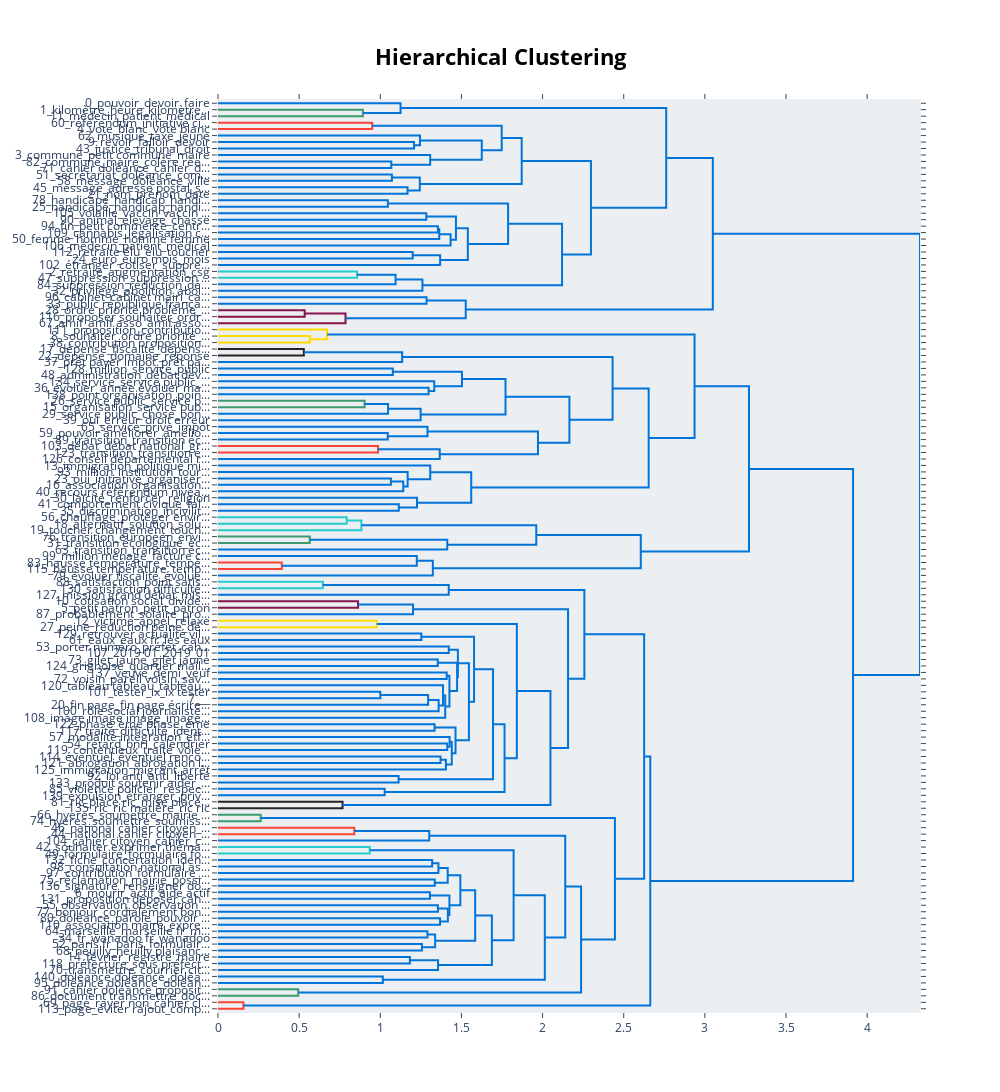

Here is the notebook cell this chart was saved with:
### Code cell
hierarchie.show()

### Figure 1 — Plotly figure (JSON) as saved in the notebook; plotly's stock layout.template omitted (floating-point values rounded to 4 significant figures; data arrays with more than 128 entries replaced by an {"elided": "..."} marker saying what was removed)
{"data": [{"hoverinfo": "text", "marker": {"color": "rgb(61,153,112)"}, "mode": "lines", "type": "scatter", "x": [0, 0.8928, 0.8928, 0], "xaxis": "x", "y": [-15, -15, -25, -25], "yaxis": "y"}, {"hoverinfo": "text", "marker": {"color": "rgb(0,116,217)"}, "mode": "lines", "type": "scatter", "x": [0, 1.125, 1.125, 0.8928], "xaxis": "x", "y": [-5, -5, -20, -20], "yaxis": "y"}, {"hoverinfo": "text", "marker": {"color": "rgb(255,65,54)"}, "mode": "lines", "type": "scatter", "x": [0, 0.9502, 0.9502, 0], "xaxis": "x", "y": [-35, -35, -45, -45], "yaxis": "y"}, {"hoverinfo": "text", "marker": {"color": "rgb(0,116,217)"}, "mode": "lines", "type": "scatter", "x": [0, 1.208, 1.208, 0], "xaxis": "x", "y": [-65, -65, -75, -75], "yaxis": "y"}, {"hoverinfo": "text", "marker": {"color": "rgb(0,116,217)"}, "mode": "lines", "type": "scatter", "x": [0, 1.245, 1.245, 1.208], "xaxis": "x", "y": [-55, -55, -70, -70], "yaxis": "y"}, {"hoverinfo": "text", "marker": {"color": "rgb(0,116,217)"}, "mode": "lines", "type": "scatter", "x": [0, 1.068, 1.068, 0], "xaxis": "x", "y": [-95, -95, -105, -105], "yaxis": "y"}, {"hoverinfo": "text", "marker": {"color": "rgb(0,116,217)"}, "mode": "lines", "type": "scatter", "x": [0, 1.307, 1.307, 1.068], "xaxis": "x", "y": [-85, -85, -100, -100], "yaxis": "y"}, {"hoverinfo": "text", "marker": {"color": "rgb(0,116,217)"}, "mode": "lines", "type": "scatter", "x": [1.245, 1.625, 1.625, 1.307], "xaxis": "x", "y": [-62.5, -62.5, -92.5, -92.5], "yaxis": "y"}, {"hoverinfo": "text", "marker": {"color": "rgb(0,116,217)"}, "mode": "lines", "type": "scatter", "x": [0.9502, 1.748, 1.748, 1.625], "xaxis": "x", "y": [-40, -40, -77.5, -77.5], "yaxis": "y"}, {"hoverinfo": "text", "marker": {"color": "rgb(0,116,217)"}, "mode": "lines", "type": "scatter", "x": [0, 1.072, 1.072, 0], "xaxis": "x", "y": [-115, -115, -125, -125], "yaxis": "y"}, {"hoverinfo": "text", "marker": {"color": "rgb(0,116,217)"}, "mode": "lines", "type": "scatter", "x": [0, 1.168, 1.168, 0], "xaxis": "x", "y": [-135, -135, -145, -145], "yaxis": "y"}, {"hoverinfo": "text", "marker": {"color": "rgb(0,116,217)"}, "mode": "lines", "type": "scatter", "x": [1.072, 1.243, 1.243, 1.168], "xaxis": "x", "y": [-120, -120, -140, -140], "yaxis": "y"}, {"hoverinfo": "text", "marker": {"color": "rgb(0,116,217)"}, "mode": "lines", "type": "scatter", "x": [1.748, 1.871, 1.871, 1.243], "xaxis": "x", "y": [-58.75, -58.75, -130, -130], "yaxis": "y"}, {"hoverinfo": "text", "marker": {"color": "rgb(0,116,217)"}, "mode": "lines", "type": "scatter", "x": [0, 1.047, 1.047, 0], "xaxis": "x", "y": [-155, -155, -165, -165], "yaxis": "y"}, {"hoverinfo": "text", "marker": {"color": "rgb(0,116,217)"}, "mode": "lines", "type": "scatter", "x": [0, 1.283, 1.283, 0], "xaxis": "x", "y": [-175, -175, -185, -185], "yaxis": "y"}, {"hoverinfo": "text", "marker": {"color": "rgb(0,116,217)"}, "mode": "lines", "type": "scatter", "x": [0, 1.355, 1.355, 0], "xaxis": "x", "y": [-195, -195, -205, -205], "yaxis": "y"}, {"hoverinfo": "text", "marker": {"color": "rgb(0,116,217)"}, "mode": "lines", "type": "scatter", "x": [1.355, 1.363, 1.363, 0], "xaxis": "x", "y": [-200, -200, -215, -215], "yaxis": "y"}, {"hoverinfo": "text", "marker": {"color": "rgb(0,116,217)"}, "mode": "lines", "type": "scatter", "x": [1.363, 1.433, 1.433, 0], "xaxis": "x", "y": [-207.5, -207.5, -225, -225], "yaxis": "y"}, {"hoverinfo": "text", "marker": {"color": "rgb(0,116,217)"}, "mode": "lines", "type": "scatter", "x": [1.283, 1.466, 1.466, 1.433], "xaxis": "x", "y": [-180, -180, -216.2, -216.2], "yaxis": "y"}, {"hoverinfo": "text", "marker": {"color": "rgb(0,116,217)"}, "mode": "lines", "type": "scatter", "x": [0, 1.2, 1.2, 0], "xaxis": "x", "y": [-235, -235, -245, -245], "yaxis": "y"}, {"hoverinfo": "text", "marker": {"color": "rgb(0,116,217)"}, "mode": "lines", "type": "scatter", "x": [1.2, 1.369, 1.369, 0], "xaxis": "x", "y": [-240, -240, -255, -255], "yaxis": "y"}, {"hoverinfo": "text", "marker": {"color": "rgb(0,116,217)"}, "mode": "lines", "type": "scatter", "x": [1.466, 1.539, 1.539, 1.369], "xaxis": "x", "y": [-198.1, -198.1, -247.5, -247.5], "yaxis": "y"}, {"hoverinfo": "text", "marker": {"color": "rgb(0,116,217)"}, "mode": "lines", "type": "scatter", "x": [1.047, 1.788, 1.788, 1.539], "xaxis": "x", "y": [-160, -160, -222.8, -222.8], "yaxis": "y"}, {"hoverinfo": "text", "marker": {"color": "rgb(35,205,205)"}, "mode": "lines", "type": "scatter", "x": [0, 0.8565, 0.8565, 0], "xaxis": "x", "y": [-265, -265, -275, -275], "yaxis": "y"}, {"hoverinfo": "text", "marker": {"color": "rgb(0,116,217)"}, "mode": "lines", "type": "scatter", "x": [0.8565, 1.094, 1.094, 0], "xaxis": "x", "y": [-270, -270, -285, -285], "yaxis": "y"}, {"hoverinfo": "text", "marker": {"color": "rgb(0,116,217)"}, "mode": "lines", "type": "scatter", "x": [1.094, 1.26, 1.26, 0], "xaxis": "x", "y": [-277.5, -277.5, -295, -295], "yaxis": "y"}, {"hoverinfo": "text", "marker": {"color": "rgb(0,116,217)"}, "mode": "lines", "type": "scatter", "x": [1.788, 2.12, 2.12, 1.26], "xaxis": "x", "y": [-191.4, -191.4, -286.2, -286.2], "yaxis": "y"}, {"hoverinfo": "text", "marker": {"color": "rgb(0,116,217)"}, "mode": "lines", "type": "scatter", "x": [1.871, 2.298, 2.298, 2.12], "xaxis": "x", "y": [-94.38, -94.38, -238.8, -238.8], "yaxis": "y"}, {"hoverinfo": "text", "marker": {"color": "rgb(0,116,217)"}, "mode": "lines", "type": "scatter", "x": [1.125, 2.762, 2.762, 2.298], "xaxis": "x", "y": [-12.5, -12.5, -166.6, -166.6], "yaxis": "y"}, {"hoverinfo": "text", "marker": {"color": "rgb(0,116,217)"}, "mode": "lines", "type": "scatter", "x": [0, 1.285, 1.285, 0], "xaxis": "x", "y": [-305, -305, -315, -315], "yaxis": "y"}, {"hoverinfo": "text", "marker": {"color": "rgb(133,20,75)"}, "mode": "lines", "type": "scatter", "x": [0, 0.5342, 0.5342, 0], "xaxis": "x", "y": [-325, -325, -335, -335], "yaxis": "y"}, {"hoverinfo": "text", "marker": {"color": "rgb(133,20,75)"}, "mode": "lines", "type": "scatter", "x": [0.5342, 0.7857, 0.7857, 0], "xaxis": "x", "y": [-330, -330, -345, -345], "yaxis": "y"}, {"hoverinfo": "text", "marker": {"color": "rgb(0,116,217)"}, "mode": "lines", "type": "scatter", "x": [1.285, 1.527, 1.527, 0.7857], "xaxis": "x", "y": [-310, -310, -337.5, -337.5], "yaxis": "y"}, {"hoverinfo": "text", "marker": {"color": "rgb(0,116,217)"}, "mode": "lines", "type": "scatter", "x": [2.762, 3.049, 3.049, 1.527], "xaxis": "x", "y": [-89.55, -89.55, -323.8, -323.8], "yaxis": "y"}, {"hoverinfo": "text", "marker": {"color": "rgb(255,220,0)"}, "mode": "lines", "type": "scatter", "x": [0, 0.5667, 0.5667, 0], "xaxis": "x", "y": [-365, -365, -375, -375], "yaxis": "y"}, {"hoverinfo": "text", "marker": {"color": "rgb(255,220,0)"}, "mode": "lines", "type": "scatter", "x": [0, 0.6726, 0.6726, 0.5667], "xaxis": "x", "y": [-355, -355, -370, -370], "yaxis": "y"}, {"hoverinfo": "text", "marker": {"color": "rgb(40,35,35)"}, "mode": "lines", "type": "scatter", "x": [0, 0.5288, 0.5288, 0], "xaxis": "x", "y": [-385, -385, -395, -395], "yaxis": "y"}, {"hoverinfo": "text", "marker": {"color": "rgb(0,116,217)"}, "mode": "lines", "type": "scatter", "x": [0.5288, 1.135, 1.135, 0], "xaxis": "x", "y": [-390, -390, -405, -405], "yaxis": "y"}, {"hoverinfo": "text", "marker": {"color": "rgb(0,116,217)"}, "mode": "lines", "type": "scatter", "x": [0, 1.077, 1.077, 0], "xaxis": "x", "y": [-415, -415, -425, -425], "yaxis": "y"}, {"hoverinfo": "text", "marker": {"color": "rgb(0,116,217)"}, "mode": "lines", "type": "scatter", "x": [0, 1.298, 1.298, 0], "xaxis": "x", "y": [-445, -445, -455, -455], "yaxis": "y"}, {"hoverinfo": "text", "marker": {"color": "rgb(0,116,217)"}, "mode": "lines", "type": "scatter", "x": [0, 1.333, 1.333, 1.298], "xaxis": "x", "y": [-435, -435, -450, -450], "yaxis": "y"}, {"hoverinfo": "text", "marker": {"color": "rgb(0,116,217)"}, "mode": "lines", "type": "scatter", "x": [1.077, 1.503, 1.503, 1.333], "xaxis": "x", "y": [-420, -420, -442.5, -442.5], "yaxis": "y"}, {"hoverinfo": "text", "marker": {"color": "rgb(61,153,112)"}, "mode": "lines", "type": "scatter", "x": [0, 0.9034, 0.9034, 0], "xaxis": "x", "y": [-465, -465, -475, -475], "yaxis": "y"}, {"hoverinfo": "text", "marker": {"color": "rgb(0,116,217)"}, "mode": "lines", "type": "scatter", "x": [0.9034, 1.048, 1.048, 0], "xaxis": "x", "y": [-470, -470, -485, -485], "yaxis": "y"}, {"hoverinfo": "text", "marker": {"color": "rgb(0,116,217)"}, "mode": "lines", "type": "scatter", "x": [1.048, 1.249, 1.249, 0], "xaxis": "x", "y": [-477.5, -477.5, -495, -495], "yaxis": "y"}, {"hoverinfo": "text", "marker": {"color": "rgb(0,116,217)"}, "mode": "lines", "type": "scatter", "x": [1.503, 1.772, 1.772, 1.249], "xaxis": "x", "y": [-431.2, -431.2, -486.2, -486.2], "yaxis": "y"}, {"hoverinfo": "text", "marker": {"color": "rgb(0,116,217)"}, "mode": "lines", "type": "scatter", "x": [0, 1.046, 1.046, 0], "xaxis": "x", "y": [-515, -515, -525, -525], "yaxis": "y"}, {"hoverinfo": "text", "marker": {"color": "rgb(0,116,217)"}, "mode": "lines", "type": "scatter", "x": [0, 1.291, 1.291, 1.046], "xaxis": "x", "y": [-505, -505, -520, -520], "yaxis": "y"}, {"hoverinfo": "text", "marker": {"color": "rgb(255,65,54)"}, "mode": "lines", "type": "scatter", "x": [0, 0.9861, 0.9861, 0], "xaxis": "x", "y": [-535, -535, -545, -545], "yaxis": "y"}, {"hoverinfo": "text", "marker": {"color": "rgb(0,116,217)"}, "mode": "lines", "type": "scatter", "x": [0.9861, 1.366, 1.366, 0], "xaxis": "x", "y": [-540, -540, -555, -555], "yaxis": "y"}, {"hoverinfo": "text", "marker": {"color": "rgb(0,116,217)"}, "mode": "lines", "type": "scatter", "x": [1.291, 1.972, 1.972, 1.366], "xaxis": "x", "y": [-512.5, -512.5, -547.5, -547.5], "yaxis": "y"}, {"hoverinfo": "text", "marker": {"color": "rgb(0,116,217)"}, "mode": "lines", "type": "scatter", "x": [1.772, 2.165, 2.165, 1.972], "xaxis": "x", "y": [-458.8, -458.8, -530, -530], "yaxis": "y"}, {"hoverinfo": "text", "marker": {"color": "rgb(0,116,217)"}, "mode": "lines", "type": "scatter", "x": [1.135, 2.431, 2.431, 2.165], "xaxis": "x", "y": [-397.5, -397.5, -494.4, -494.4], "yaxis": "y"}, {"hoverinfo": "text", "marker": {"color": "rgb(0,116,217)"}, "mode": "lines", "type": "scatter", "x": [0, 1.066, 1.066, 0], "xaxis": "x", "y": [-585, -585, -595, -595], "yaxis": "y"}, {"hoverinfo": "text", "marker": {"color": "rgb(0,116,217)"}, "mode": "lines", "type": "scatter", "x": [1.066, 1.141, 1.141, 0], "xaxis": "x", "y": [-590, -590, -605, -605], "yaxis": "y"}, {"hoverinfo": "text", "marker": {"color": "rgb(0,116,217)"}, "mode": "lines", "type": "scatter", "x": [0, 1.169, 1.169, 1.141], "xaxis": "x", "y": [-575, -575, -597.5, -597.5], "yaxis": "y"}, {"hoverinfo": "text", "marker": {"color": "rgb(0,116,217)"}, "mode": "lines", "type": "scatter", "x": [0, 1.308, 1.308, 1.169], "xaxis": "x", "y": [-565, -565, -586.2, -586.2], "yaxis": "y"}, {"hoverinfo": "text", "marker": {"color": "rgb(0,116,217)"}, "mode": "lines", "type": "scatter", "x": [0, 1.114, 1.114, 0], "xaxis": "x", "y": [-625, -625, -635, -635], "yaxis": "y"}, {"hoverinfo": "text", "marker": {"color": "rgb(0,116,217)"}, "mode": "lines", "type": "scatter", "x": [0, 1.226, 1.226, 1.114], "xaxis": "x", "y": [-615, -615, -630, -630], "yaxis": "y"}, {"hoverinfo": "text", "marker": {"color": "rgb(0,116,217)"}, "mode": "lines", "type": "scatter", "x": [1.308, 1.56, 1.56, 1.226], "xaxis": "x", "y": [-575.6, -575.6, -622.5, -622.5], "yaxis": "y"}, {"hoverinfo": "text", "marker": {"color": "rgb(0,116,217)"}, "mode": "lines", "type": "scatter", "x": [2.431, 2.654, 2.654, 1.56], "xaxis": "x", "y": [-445.9, -445.9, -599.1, -599.1], "yaxis": "y"}, {"hoverinfo": "text", "marker": {"color": "rgb(0,116,217)"}, "mode": "lines", "type": "scatter", "x": [0.6726, 2.936, 2.936, 2.654], "xaxis": "x", "y": [-362.5, -362.5, -522.5, -522.5], "yaxis": "y"}, {"hoverinfo": "text", "marker": {"color": "rgb(35,205,205)"}, "mode": "lines", "type": "scatter", "x": [0, 0.7932, 0.7932, 0], "xaxis": "x", "y": [-645, -645, -655, -655], "yaxis": "y"}, {"hoverinfo": "text", "marker": {"color": "rgb(35,205,205)"}, "mode": "lines", "type": "scatter", "x": [0.7932, 0.8837, 0.8837, 0], "xaxis": "x", "y": [-650, -650, -665, -665], "yaxis": "y"}, {"hoverinfo": "text", "marker": {"color": "rgb(61,153,112)"}, "mode": "lines", "type": "scatter", "x": [0, 0.5655, 0.5655, 0], "xaxis": "x", "y": [-675, -675, -685, -685], "yaxis": "y"}, {"hoverinfo": "text", "marker": {"color": "rgb(0,116,217)"}, "mode": "lines", "type": "scatter", "x": [0.5655, 1.413, 1.413, 0], "xaxis": "x", "y": [-680, -680, -695, -695], "yaxis": "y"}, {"hoverinfo": "text", "marker": {"color": "rgb(0,116,217)"}, "mode": "lines", "type": "scatter", "x": [0.8837, 1.961, 1.961, 1.413], "xaxis": "x", "y": [-657.5, -657.5, -687.5, -687.5], "yaxis": "y"}, {"hoverinfo": "text", "marker": {"color": "rgb(255,65,54)"}, "mode": "lines", "type": "scatter", "x": [0, 0.3931, 0.3931, 0], "xaxis": "x", "y": [-715, -715, -725, -725], "yaxis": "y"}, {"hoverinfo": "text", "marker": {"color": "rgb(0,116,217)"}, "mode": "lines", "type": "scatter", "x": [0, 1.225, 1.225, 0.3931], "xaxis": "x", "y": [-705, -705, -720, -720], "yaxis": "y"}, {"hoverinfo": "text", "marker": {"color": "rgb(0,116,217)"}, "mode": "lines", "type": "scatter", "x": [1.225, 1.324, 1.324, 0], "xaxis": "x", "y": [-712.5, -712.5, -735, -735], "yaxis": "y"}, {"hoverinfo": "text", "marker": {"color": "rgb(0,116,217)"}, "mode": "lines", "type": "scatter", "x": [1.961, 2.605, 2.605, 1.324], "xaxis": "x", "y": [-672.5, -672.5, -723.8, -723.8], "yaxis": "y"}, {"hoverinfo": "text", "marker": {"color": "rgb(0,116,217)"}, "mode": "lines", "type": "scatter", "x": [2.936, 3.272, 3.272, 2.605], "xaxis": "x", "y": [-442.5, -442.5, -698.1, -698.1], "yaxis": "y"}, {"hoverinfo": "text", "marker": {"color": "rgb(35,205,205)"}, "mode": "lines", "type": "scatter", "x": [0, 0.6463, 0.6463, 0], "xaxis": "x", "y": [-745, -745, -755, -755], "yaxis": "y"}, {"hoverinfo": "text", "marker": {"color": "rgb(0,116,217)"}, "mode": "lines", "type": "scatter", "x": [0.6463, 1.422, 1.422, 0], "xaxis": "x", "y": [-750, -750, -765, -765], "yaxis": "y"}, {"hoverinfo": "text", "marker": {"color": "rgb(133,20,75)"}, "mode": "lines", "type": "scatter", "x": [0, 0.863, 0.863, 0], "xaxis": "x", "y": [-775, -775, -785, -785], "yaxis": "y"}, {"hoverinfo": "text", "marker": {"color": "rgb(0,116,217)"}, "mode": "lines", "type": "scatter", "x": [0.863, 1.202, 1.202, 0], "xaxis": "x", "y": [-780, -780, -795, -795], "yaxis": "y"}, {"hoverinfo": "text", "marker": {"color": "rgb(255,220,0)"}, "mode": "lines", "type": "scatter", "x": [0, 0.9786, 0.9786, 0], "xaxis": "x", "y": [-805, -805, -815, -815], "yaxis": "y"}, {"hoverinfo": "text", "marker": {"color": "rgb(0,116,217)"}, "mode": "lines", "type": "scatter", "x": [0, 1.253, 1.253, 0], "xaxis": "x", "y": [-825, -825, -835, -835], "yaxis": "y"}, {"hoverinfo": "text", "marker": {"color": "rgb(0,116,217)"}, "mode": "lines", "type": "scatter", "x": [0, 1.422, 1.422, 0], "xaxis": "x", "y": [-845, -845, -855, -855], "yaxis": "y"}, {"hoverinfo": "text", "marker": {"color": "rgb(0,116,217)"}, "mode": "lines", "type": "scatter", "x": [0, 1.354, 1.354, 0], "xaxis": "x", "y": [-865, -865, -875, -875], "yaxis": "y"}, {"hoverinfo": "text", "marker": {"color": "rgb(0,116,217)"}, "mode": "lines", "type": "scatter", "x": [0, 1.409, 1.409, 0], "xaxis": "x", "y": [-885, -885, -895, -895], "yaxis": "y"}, {"hoverinfo": "text", "marker": {"color": "rgb(0,116,217)"}, "mode": "lines", "type": "scatter", "x": [0, 1.0, 1.0, 0], "xaxis": "x", "y": [-915, -915, -925, -925], "yaxis": "y"}, {"hoverinfo": "text", "marker": {"color": "rgb(0,116,217)"}, "mode": "lines", "type": "scatter", "x": [1.0, 1.295, 1.295, 0], "xaxis": "x", "y": [-920, -920, -935, -935], "yaxis": "y"}, {"hoverinfo": "text", "marker": {"color": "rgb(0,116,217)"}, "mode": "lines", "type": "scatter", "x": [1.295, 1.36, 1.36, 0], "xaxis": "x", "y": [-927.5, -927.5, -945, -945], "yaxis": "y"}, {"hoverinfo": "text", "marker": {"color": "rgb(0,116,217)"}, "mode": "lines", "type": "scatter", "x": [0, 1.386, 1.386, 1.36], "xaxis": "x", "y": [-905, -905, -936.2, -936.2], "yaxis": "y"}, {"hoverinfo": "text", "marker": {"color": "rgb(0,116,217)"}, "mode": "lines", "type": "scatter", "x": [1.386, 1.4, 1.4, 0], "xaxis": "x", "y": [-920.6, -920.6, -955, -955], "yaxis": "y"}, {"hoverinfo": "text", "marker": {"color": "rgb(0,116,217)"}, "mode": "lines", "type": "scatter", "x": [1.409, 1.426, 1.426, 1.4], "xaxis": "x", "y": [-890, -890, -937.8, -937.8], "yaxis": "y"}, {"hoverinfo": "text", "marker": {"color": "rgb(0,116,217)"}, "mode": "lines", "type": "scatter", "x": [1.354, 1.473, 1.473, 1.426], "xaxis": "x", "y": [-870, -870, -913.9, -913.9], "yaxis": "y"}, {"hoverinfo": "text", "marker": {"color": "rgb(0,116,217)"}, "mode": "lines", "type": "scatter", "x": [1.422, 1.478, 1.478, 1.473], "xaxis": "x", "y": [-850, -850, -892.0, -892.0], "yaxis": "y"}, {"hoverinfo": "text", "marker": {"color": "rgb(0,116,217)"}, "mode": "lines", "type": "scatter", "x": [0, 1.335, 1.335, 0], "xaxis": "x", "y": [-965, -965, -975, -975], "yaxis": "y"}, {"hoverinfo": "text", "marker": {"color": "rgb(0,116,217)"}, "mode": "lines", "type": "scatter", "x": [0, 1.413, 1.413, 0], "xaxis": "x", "y": [-995, -995, -1005, -1005], "yaxis": "y"}, {"hoverinfo": "text", "marker": {"color": "rgb(0,116,217)"}, "mode": "lines", "type": "scatter", "x": [0, 1.427, 1.427, 1.413], "xaxis": "x", "y": [-985, -985, -1000, -1000], "yaxis": "y"}, {"hoverinfo": "text", "marker": {"color": "rgb(0,116,217)"}, "mode": "lines", "type": "scatter", "x": [0, 1.371, 1.371, 0], "xaxis": "x", "y": [-1015, -1015, -1025, -1025], "yaxis": "y"}, {"hoverinfo": "text", "marker": {"color": "rgb(0,116,217)"}, "mode": "lines", "type": "scatter", "x": [1.371, 1.404, 1.404, 0], "xaxis": "x", "y": [-1020, -1020, -1035, -1035], "yaxis": "y"}, {"hoverinfo": "text", "marker": {"color": "rgb(0,116,217)"}, "mode": "lines", "type": "scatter", "x": [1.427, 1.441, 1.441, 1.404], "xaxis": "x", "y": [-992.5, -992.5, -1028.0, -1028.0], "yaxis": "y"}, {"hoverinfo": "text", "marker": {"color": "rgb(0,116,217)"}, "mode": "lines", "type": "scatter", "x": [1.335, 1.464, 1.464, 1.441], "xaxis": "x", "y": [-970, -970, -1010, -1010], "yaxis": "y"}, {"hoverinfo": "text", "marker": {"color": "rgb(0,116,217)"}, "mode": "lines", "type": "scatter", "x": [1.478, 1.546, 1.546, 1.464], "xaxis": "x", "y": [-871.0, -871.0, -990, -990], "yaxis": "y"}, {"hoverinfo": "text", "marker": {"color": "rgb(0,116,217)"}, "mode": "lines", "type": "scatter", "x": [1.253, 1.578, 1.578, 1.546], "xaxis": "x", "y": [-830, -830, -930.5, -930.5], "yaxis": "y"}, {"hoverinfo": "text", "marker": {"color": "rgb(0,116,217)"}, "mode": "lines", "type": "scatter", "x": [0, 1.113, 1.113, 0], "xaxis": "x", "y": [-1045, -1045, -1055, -1055], "yaxis": "y"}, {"hoverinfo": "text", "marker": {"color": "rgb(0,116,217)"}, "mode": "lines", "type": "scatter", "x": [1.578, 1.695, 1.695, 1.113], "xaxis": "x", "y": [-880.2, -880.2, -1050, -1050], "yaxis": "y"}, {"hoverinfo": "text", "marker": {"color": "rgb(0,116,217)"}, "mode": "lines", "type": "scatter", "x": [0, 1.027, 1.027, 0], "xaxis": "x", "y": [-1065, -1065, -1075, -1075], "yaxis": "y"}, {"hoverinfo": "text", "marker": {"color": "rgb(0,116,217)"}, "mode": "lines", "type": "scatter", "x": [1.695, 1.766, 1.766, 1.027], "xaxis": "x", "y": [-965.1, -965.1, -1070, -1070], "yaxis": "y"}, {"hoverinfo": "text", "marker": {"color": "rgb(0,116,217)"}, "mode": "lines", "type": "scatter", "x": [0.9786, 1.841, 1.841, 1.766], "xaxis": "x", "y": [-810, -810, -1018.0, -1018.0], "yaxis": "y"}, {"hoverinfo": "text", "marker": {"color": "rgb(40,35,35)"}, "mode": "lines", "type": "scatter", "x": [0, 0.7676, 0.7676, 0], "xaxis": "x", "y": [-1085, -1085, -1095, -1095], "yaxis": "y"}, {"hoverinfo": "text", "marker": {"color": "rgb(0,116,217)"}, "mode": "lines", "type": "scatter", "x": [1.841, 2.049, 2.049, 0.7676], "xaxis": "x", "y": [-913.8, -913.8, -1090, -1090], "yaxis": "y"}, {"hoverinfo": "text", "marker": {"color": "rgb(0,116,217)"}, "mode": "lines", "type": "scatter", "x": [1.202, 2.157, 2.157, 2.049], "xaxis": "x", "y": [-787.5, -787.5, -1002.0, -1002.0], "yaxis": "y"}, {"hoverinfo": "text", "marker": {"color": "rgb(0,116,217)"}, "mode": "lines", "type": "scatter", "x": [1.422, 2.257, 2.257, 2.157], "xaxis": "x", "y": [-757.5, -757.5, -894.7, -894.7], "yaxis": "y"}, {"hoverinfo": "text", "marker": {"color": "rgb(61,153,112)"}, "mode": "lines", "type": "scatter", "x": [0, 0.263, 0.263, 0], "xaxis": "x", "y": [-1105, -1105, -1115, -1115], "yaxis": "y"}, {"hoverinfo": "text", "marker": {"color": "rgb(255,65,54)"}, "mode": "lines", "type": "scatter", "x": [0, 0.84, 0.84, 0], "xaxis": "x", "y": [-1125, -1125, -1135, -1135], "yaxis": "y"}, {"hoverinfo": "text", "marker": {"color": "rgb(0,116,217)"}, "mode": "lines", "type": "scatter", "x": [0.84, 1.302, 1.302, 0], "xaxis": "x", "y": [-1130, -1130, -1145, -1145], "yaxis": "y"}, {"hoverinfo": "text", "marker": {"color": "rgb(35,205,205)"}, "mode": "lines", "type": "scatter", "x": [0, 0.9351, 0.9351, 0], "xaxis": "x", "y": [-1155, -1155, -1165, -1165], "yaxis": "y"}, {"hoverinfo": "text", "marker": {"color": "rgb(0,116,217)"}, "mode": "lines", "type": "scatter", "x": [0, 1.32, 1.32, 0], "xaxis": "x", "y": [-1175, -1175, -1185, -1185], "yaxis": "y"}, {"hoverinfo": "text", "marker": {"color": "rgb(0,116,217)"}, "mode": "lines", "type": "scatter", "x": [1.32, 1.358, 1.358, 0], "xaxis": "x", "y": [-1180, -1180, -1195, -1195], "yaxis": "y"}, {"hoverinfo": "text", "marker": {"color": "rgb(0,116,217)"}, "mode": "lines", "type": "scatter", "x": [0, 1.336, 1.336, 0], "xaxis": "x", "y": [-1205, -1205, -1215, -1215], "yaxis": "y"}, {"hoverinfo": "text", "marker": {"color": "rgb(0,116,217)"}, "mode": "lines", "type": "scatter", "x": [1.358, 1.416, 1.416, 1.336], "xaxis": "x", "y": [-1188.0, -1188.0, -1210, -1210], "yaxis": "y"}, {"hoverinfo": "text", "marker": {"color": "rgb(0,116,217)"}, "mode": "lines", "type": "scatter", "x": [0, 1.306, 1.306, 0], "xaxis": "x", "y": [-1225, -1225, -1235, -1235], "yaxis": "y"}, {"hoverinfo": "text", "marker": {"color": "rgb(0,116,217)"}, "mode": "lines", "type": "scatter", "x": [0, 1.355, 1.355, 0], "xaxis": "x", "y": [-1245, -1245, -1255, -1255], "yaxis": "y"}, {"hoverinfo": "text", "marker": {"color": "rgb(0,116,217)"}, "mode": "lines", "type": "scatter", "x": [0, 1.368, 1.368, 0], "xaxis": "x", "y": [-1265, -1265, -1275, -1275], "yaxis": "y"}, {"hoverinfo": "text", "marker": {"color": "rgb(0,116,217)"}, "mode": "lines", "type": "scatter", "x": [1.355, 1.416, 1.416, 1.368], "xaxis": "x", "y": [-1250, -1250, -1270, -1270], "yaxis": "y"}, {"hoverinfo": "text", "marker": {"color": "rgb(0,116,217)"}, "mode": "lines", "type": "scatter", "x": [1.306, 1.426, 1.426, 1.416], "xaxis": "x", "y": [-1230, -1230, -1260, -1260], "yaxis": "y"}, {"hoverinfo": "text", "marker": {"color": "rgb(0,116,217)"}, "mode": "lines", "type": "scatter", "x": [1.416, 1.493, 1.493, 1.426], "xaxis": "x", "y": [-1199.0, -1199.0, -1245, -1245], "yaxis": "y"}, {"hoverinfo": "text", "marker": {"color": "rgb(0,116,217)"}, "mode": "lines", "type": "scatter", "x": [0, 1.291, 1.291, 0], "xaxis": "x", "y": [-1285, -1285, -1295, -1295], "yaxis": "y"}, {"hoverinfo": "text", "marker": {"color": "rgb(0,116,217)"}, "mode": "lines", "type": "scatter", "x": [0, 1.257, 1.257, 0], "xaxis": "x", "y": [-1305, -1305, -1315, -1315], "yaxis": "y"}, {"hoverinfo": "text", "marker": {"color": "rgb(0,116,217)"}, "mode": "lines", "type": "scatter", "x": [1.291, 1.338, 1.338, 1.257], "xaxis": "x", "y": [-1290, -1290, -1310, -1310], "yaxis": "y"}, {"hoverinfo": "text", "marker": {"color": "rgb(0,116,217)"}, "mode": "lines", "type": "scatter", "x": [1.493, 1.585, 1.585, 1.338], "xaxis": "x", "y": [-1222.0, -1222.0, -1300, -1300], "yaxis": "y"}, {"hoverinfo": "text", "marker": {"color": "rgb(0,116,217)"}, "mode": "lines", "type": "scatter", "x": [0, 1.182, 1.182, 0], "xaxis": "x", "y": [-1325, -1325, -1335, -1335], "yaxis": "y"}, {"hoverinfo": "text", "marker": {"color": "rgb(0,116,217)"}, "mode": "lines", "type": "scatter", "x": [1.182, 1.356, 1.356, 0], "xaxis": "x", "y": [-1330, -1330, -1345, -1345], "yaxis": "y"}, {"hoverinfo": "text", "marker": {"color": "rgb(0,116,217)"}, "mode": "lines", "type": "scatter", "x": [1.585, 1.688, 1.688, 1.356], "xaxis": "x", "y": [-1261.0, -1261.0, -1338.0, -1338.0], "yaxis": "y"}, {"hoverinfo": "text", "marker": {"color": "rgb(0,116,217)"}, "mode": "lines", "type": "scatter", "x": [0.9351, 1.822, 1.822, 1.688], "xaxis": "x", "y": [-1160, -1160, -1299.0, -1299.0], "yaxis": "y"}, {"hoverinfo": "text", "marker": {"color": "rgb(0,116,217)"}, "mode": "lines", "type": "scatter", "x": [0, 1.015, 1.015, 0], "xaxis": "x", "y": [-1355, -1355, -1365, -1365], "yaxis": "y"}, {"hoverinfo": "text", "marker": {"color": "rgb(0,116,217)"}, "mode": "lines", "type": "scatter", "x": [1.822, 2.014, 2.014, 1.015], "xaxis": "x", "y": [-1230.0, -1230.0, -1360, -1360], "yaxis": "y"}, {"hoverinfo": "text", "marker": {"color": "rgb(0,116,217)"}, "mode": "lines", "type": "scatter", "x": [1.302, 2.14, 2.14, 2.014], "xaxis": "x", "y": [-1138.0, -1138.0, -1295.0, -1295.0], "yaxis": "y"}, {"hoverinfo": "text", "marker": {"color": "rgb(61,153,112)"}, "mode": "lines", "type": "scatter", "x": [0, 0.4943, 0.4943, 0], "xaxis": "x", "y": [-1375, -1375, -1385, -1385], "yaxis": "y"}, {"hoverinfo": "text", "marker": {"color": "rgb(0,116,217)"}, "mode": "lines", "type": "scatter", "x": [2.14, 2.237, 2.237, 0.4943], "xaxis": "x", "y": [-1216.0, -1216.0, -1380, -1380], "yaxis": "y"}, {"hoverinfo": "text", "marker": {"color": "rgb(0,116,217)"}, "mode": "lines", "type": "scatter", "x": [0.263, 2.446, 2.446, 2.237], "xaxis": "x", "y": [-1110, -1110, -1298.0, -1298.0], "yaxis": "y"}, {"hoverinfo": "text", "marker": {"color": "rgb(0,116,217)"}, "mode": "lines", "type": "scatter", "x": [2.257, 2.626, 2.626, 2.446], "xaxis": "x", "y": [-826.1, -826.1, -1204.0, -1204.0], "yaxis": "y"}, {"hoverinfo": "text", "marker": {"color": "rgb(255,65,54)"}, "mode": "lines", "type": "scatter", "x": [0, 0.1565, 0.1565, 0], "xaxis": "x", "y": [-1395, -1395, -1405, -1405], "yaxis": "y"}, {"hoverinfo": "text", "marker": {"color": "rgb(0,116,217)"}, "mode": "lines", "type": "scatter", "x": [2.626, 2.664, 2.664, 0.1565], "xaxis": "x", "y": [-1015.0, -1015.0, -1400, -1400], "yaxis": "y"}, {"hoverinfo": "text", "marker": {"color": "rgb(0,116,217)"}, "mode": "lines", "type": "scatter", "x": [3.272, 3.913, 3.913, 2.664], "xaxis": "x", "y": [-570.3, -570.3, -1208.0, -1208.0], "yaxis": "y"}, {"hoverinfo": "text", "marker": {"color": "rgb(0,116,217)"}, "mode": "lines", "type": "scatter", "x": [3.049, 4.326, 4.326, 3.913], "xaxis": "x", "y": [-206.7, -206.7, -888.9, -888.9], "yaxis": "y"}], "layout": {"autosize": false, "height": 2315, "hoverlabel": {"bgcolor": "white", "font": {"family": "Rockwell", "size": 16}}, "hovermode": "closest", "plot_bgcolor": "#ECEFF1", "showlegend": false, "title": {"font": {"color": "Black", "size": 22}, "text": "<b>Hierarchical Clustering</b>", "x": 0.5, "xanchor": "center", "yanchor": "top"}, "width": 1000, "xaxis": {"mirror": "allticks", "rangemode": "tozero", "showgrid": false, "showline": true, "showticklabels": true, "ticks": "outside", "type": "linear", "zeroline": false}, "yaxis": {"mirror": "allticks", "range": [-1410, 0], "rangemode": "tozero", "showgrid": false, "showline": true, "showticklabels": true, "tickmode": "array", "ticks": "outside", "ticktext": {"elided": "141 str values"}, "tickvals": {"elided": "141 int values"}, "type": "linear", "zeroline": false}}}
